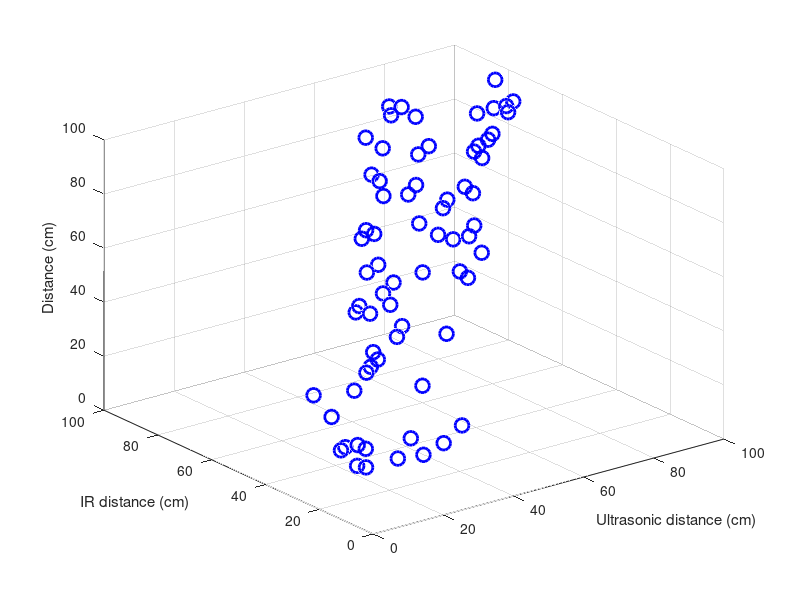
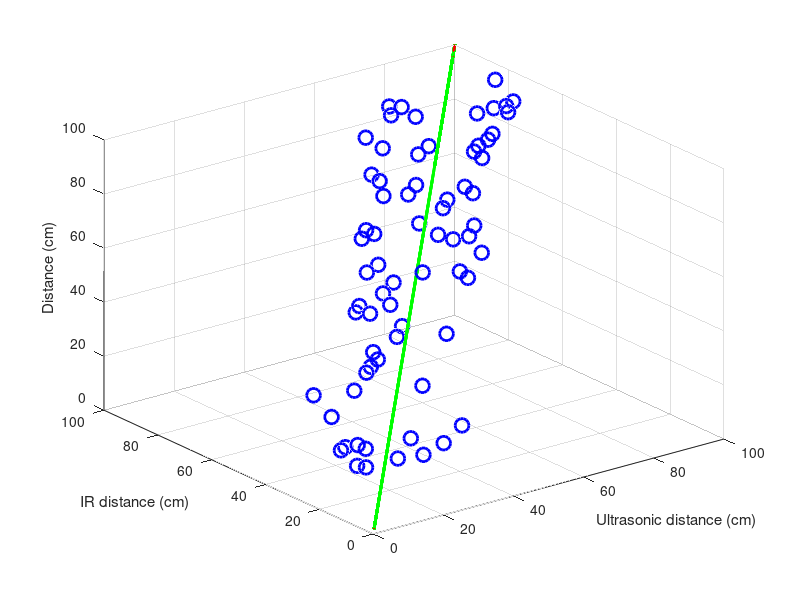

The MATLAB source for these figures, in order:
% Supervised Machine Learning (SML) for distance
%%%%%%%%%%%%%%%%%%%%%%%%%%%%%%%%%%%%%%%%%%%%%%%%%%%%%%%%%%%%%%%%%%%%%%%%%%%
%%%%%%%%%%%%%%%%%%%%%%%%%%%%%%%%%%%%%%%%%%%%%%%%%%%%%%%%%%%%%%%%%%%%%%%%%%%
%%%%%%%%%%%%%%%%%%%%%%%%%%%%%%%%%%%%%%%%%%%%%%%%%%%%%%%%%%%%%%%%%%%%%%%%%%%





%%%%% Variables
%%%%%%%%%%%%%%%%%%%%%%%%%%%%%%%%%%%%%%%%%%%%%%%%%%%%%%%%%%%%%%%%%%%%%%%%%%%
M=70;
N=100;
S=50;
AlphaMin=0.1;
AlphaMax=1;
BetaMin=0.1;
BetaMax=1;
GammaMin=0.001;
GammaMax=0.1;





%%%%% Training set
%%%%%%%%%%%%%%%%%%%%%%%%%%%%%%%%%%%%%%%%%%%%%%%%%%%%%%%%%%%%%%%%%%%%%%%%%%%
TrainSet=zeros(M,3); % Ultrasonic distance | IR distance | Distance

TrainSet(1,1)=63;
TrainSet(1,2)=58;
TrainSet(1,3)=62;

TrainSet(2,1)=86;
TrainSet(2,2)=73;
TrainSet(2,3)=80;

TrainSet(3,1)=28;
TrainSet(3,2)=39;
TrainSet(3,3)=32;

TrainSet(4,1)=84;
TrainSet(4,2)=72;
TrainSet(4,3)=79;

TrainSet(5,1)=45;
TrainSet(5,2)=61;
TrainSet(5,3)=53;

TrainSet(6,1)=22;
TrainSet(6,2)=10;
TrainSet(6,3)=17;

TrainSet(7,1)=64;
TrainSet(7,2)=81;
TrainSet(7,3)=71;

TrainSet(8,1)=81;
TrainSet(8,2)=95;
TrainSet(8,3)=86;

TrainSet(9,1)=84;
TrainSet(9,2)=69;
TrainSet(9,3)=78;

TrainSet(10,1)=85;
TrainSet(10,2)=95;
TrainSet(10,3)=81;

TrainSet(11,1)=60;
TrainSet(11,2)=46;
TrainSet(11,3)=55;

TrainSet(12,1)=54;
TrainSet(12,2)=73;
TrainSet(12,3)=60;

TrainSet(13,1)=44;
TrainSet(13,2)=51;
TrainSet(13,3)=46;

TrainSet(14,1)=33;
TrainSet(14,2)=43;
TrainSet(14,3)=36;

TrainSet(15,1)=32;
TrainSet(15,2)=40;
TrainSet(15,3)=35;

TrainSet(16,1)=96;
TrainSet(16,2)=75;
TrainSet(16,3)=88;

TrainSet(17,1)=14;
TrainSet(17,2)=24;
TrainSet(17,3)=17;

TrainSet(18,1)=71;
TrainSet(18,2)=55;
TrainSet(18,3)=64;

TrainSet(19,1)=10;
TrainSet(19,2)=25;
TrainSet(19,3)=16;

TrainSet(20,1)=11;
TrainSet(20,2)=17;
TrainSet(20,3)=13;

TrainSet(21,1)=52;
TrainSet(21,2)=72;
TrainSet(21,3)=58;

TrainSet(22,1)=91;
TrainSet(22,2)=80;
TrainSet(22,3)=87;

TrainSet(23,1)=78;
TrainSet(23,2)=95;
TrainSet(23,3)=84;

TrainSet(24,1)=14;
TrainSet(24,2)=21;
TrainSet(24,3)=17;

TrainSet(25,1)=90;
TrainSet(25,2)=73;
TrainSet(25,3)=83;

TrainSet(26,1)=60;
TrainSet(26,2)=43;
TrainSet(26,3)=54;

TrainSet(27,1)=63;
TrainSet(27,2)=65;
TrainSet(27,3)=63;

TrainSet(28,1)=76;
TrainSet(28,2)=65;
TrainSet(28,3)=72;

TrainSet(29,1)=47;
TrainSet(29,2)=34;
TrainSet(29,3)=42;

TrainSet(30,1)=33;
TrainSet(30,2)=10;
TrainSet(30,3)=24;

TrainSet(31,1)=69;
TrainSet(31,2)=74;
TrainSet(31,3)=71;

TrainSet(32,1)=15;
TrainSet(32,2)=35;
TrainSet(32,3)=22;

TrainSet(33,1)=16;
TrainSet(33,2)=43;
TrainSet(33,3)=26;

TrainSet(34,1)=45;
TrainSet(34,2)=55;
TrainSet(34,3)=48;

TrainSet(35,1)=67;
TrainSet(35,2)=47;
TrainSet(35,3)=59;

TrainSet(36,1)=54;
TrainSet(36,2)=52;
TrainSet(36,3)=54;

TrainSet(37,1)=39;
TrainSet(37,2)=52;
TrainSet(37,3)=44;

TrainSet(38,1)=97;
TrainSet(38,2)=77;
TrainSet(38,3)=89;

TrainSet(39,1)=30;
TrainSet(39,2)=40;
TrainSet(39,3)=33;

TrainSet(40,1)=68;
TrainSet(40,2)=53;
TrainSet(40,3)=62;

TrainSet(41,1)=39;
TrainSet(41,2)=42;
TrainSet(41,3)=40;

TrainSet(42,1)=99;
TrainSet(42,2)=77;
TrainSet(42,3)=90;

TrainSet(43,1)=71;
TrainSet(43,2)=89;
TrainSet(43,3)=77;

TrainSet(44,1)=39;
TrainSet(44,2)=56;
TrainSet(44,3)=45;

TrainSet(45,1)=95;
TrainSet(45,2)=79;
TrainSet(45,3)=88;

TrainSet(46,1)=12;
TrainSet(46,2)=26;
TrainSet(46,3)=16;

TrainSet(47,1)=38;
TrainSet(47,2)=56;
TrainSet(47,3)=43;

TrainSet(48,1)=49;
TrainSet(48,2)=62;
TrainSet(48,3)=54;

TrainSet(49,1)=79;
TrainSet(49,2)=97;
TrainSet(49,3)=86;

TrainSet(50,1)=27;
TrainSet(50,2)=9;
TrainSet(50,3)=20;

TrainSet(51,1)=70;
TrainSet(51,2)=94;
TrainSet(51,3)=79;

TrainSet(52,1)=48;
TrainSet(52,2)=55;
TrainSet(52,3)=51;

TrainSet(53,1)=78;
TrainSet(53,2)=81;
TrainSet(53,3)=79;

TrainSet(54,1)=34;
TrainSet(54,2)=26;
TrainSet(54,3)=31;

TrainSet(55,1)=54;
TrainSet(55,2)=70;
TrainSet(55,3)=60;

TrainSet(56,1)=62;
TrainSet(56,2)=77;
TrainSet(56,3)=68;

TrainSet(57,1)=17;
TrainSet(57,2)=13;
TrainSet(57,3)=16;

TrainSet(58,1)=64;
TrainSet(58,2)=84;
TrainSet(58,3)=72;

TrainSet(59,1)=69;
TrainSet(59,2)=64;
TrainSet(59,3)=67;

TrainSet(60,1)=88;
TrainSet(60,2)=72;
TrainSet(60,3)=82;

TrainSet(61,1)=23;
TrainSet(61,2)=37;
TrainSet(61,3)=28;

TrainSet(62,1)=65;
TrainSet(62,2)=55;
TrainSet(62,3)=61;

TrainSet(63,1)=75;
TrainSet(63,2)=81;
TrainSet(63,3)=77;

TrainSet(64,1)=100;
TrainSet(64,2)=85;
TrainSet(64,3)=94;

TrainSet(65,1)=23;
TrainSet(65,2)=16;
TrainSet(65,3)=20;

TrainSet(66,1)=42;
TrainSet(66,2)=44;
TrainSet(66,3)=42;

TrainSet(67,1)=71;
TrainSet(67,2)=65;
TrainSet(67,3)=69;

TrainSet(68,1)=10;
TrainSet(68,2)=19;
TrainSet(68,3)=13;

TrainSet(69,1)=76;
TrainSet(69,2)=62;
TrainSet(69,3)=71;

TrainSet(70,1)=66;
TrainSet(70,2)=73;
TrainSet(70,3)=69;

figure(1);
plot3(TrainSet(:,1),TrainSet(:,2),TrainSet(:,3),'ob','MarkerSize',10,'LineWidth',2);
xlabel('Ultrasonic distance (cm)');
ylabel('IR distance (cm)');
zlabel('Distance (cm)');
grid on;





%%%%% Find the best values
%%%%%%%%%%%%%%%%%%%%%%%%%%%%%%%%%%%%%%%%%%%%%%%%%%%%%%%%%%%%%%%%%%%%%%%%%%%
figure(2);
hold on;

Solution=zeros(N,4); % Alpha | Beta | Gamma | Difference
for i=1:N
    Alpha=(AlphaMax-AlphaMin)*rand()+AlphaMin;
    Beta=(BetaMax-BetaMin)*rand()+BetaMin;
    Gamma=(GammaMax-GammaMin)*rand()+GammaMin;
    
    Sum=0;
    for j=1:S
        R=round(rand()*M);
        if R==0
           R=1;
        end;
        
        AB=Alpha*TrainSet(R,1)+Beta*TrainSet(R,2)+Gamma;
        Sum=Sum+abs(AB-TrainSet(R,3));
    end;
    Difference=Sum/S;
    %
    Solution(i,1)=Alpha;
    Solution(i,2)=Beta;
    Solution(i,3)=Gamma;
    Solution(i,4)=Difference;
    %
    plot3([1 Alpha*100+Beta*100+Gamma],[1 Alpha*100+Beta*100+Gamma],[1 Alpha*100+Beta*100+Gamma],'Color','g','LineWidth',2);
end;


% Select the best solution
Solution=sortrows(Solution,4);
Alpha=Solution(1,1);
Beta=Solution(1,2);
Gamma=Solution(1,3);

plot3([1 Alpha*100+Beta*100+Gamma],[1 Alpha*100+Beta*100+Gamma],[1 Alpha*100+Beta*100+Gamma],'Color','r','LineWidth',2);
plot3(TrainSet(:,1),TrainSet(:,2),TrainSet(:,3),'ob','MarkerSize',10,'LineWidth',2);
xlabel('Ultrasonic distance (cm)');
ylabel('IR distance (cm)');
zlabel('Distance (cm)');
view(3);
xlim([0 100]);
ylim([0 100]);
zlim([0 100]);
hold off;
grid on;





%%%%% Results
%%%%%%%%%%%%%%%%%%%%%%%%%%%%%%%%%%%%%%%%%%%%%%%%%%%%%%%%%%%%%%%%%%%%%%%%%%%
Solution
Alpha
Beta
Gamma
